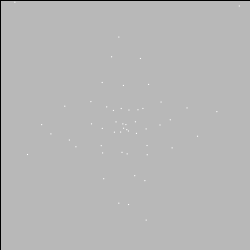
Frame 1 (no input)
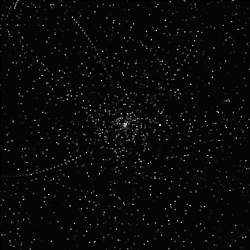
Frame 60 (the mouse pressed at the canvas centre just before this capture)
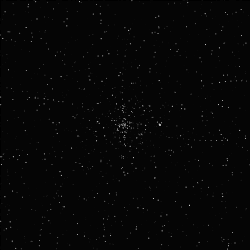
Frame 120 (the mouse held since frame 60 and released just before this capture)

The Processing sketch that drew these frames (run headless with seeded random() and noise(); from frame 60 on, the mouse is pressed at the canvas centre):

// Processing sketch: processing_134190
// ── processing_134190.pde

float resolution;
float radius = 35;
float circleX;
float circleY;
float rotation = 0;
float circles;
float circleW;
float circleH;
float offset;

void setup() {
  size(250, 250);
  //background(255);
  circleX = 0;
  circleY = 0;
}

void draw() {
  fill(0,0,0,25);
  rect(0,0,width,height);
  //background(0);
  translate(width/2, height/2);
  fill(255);
  noStroke();
  //stroke(0);
  offset++;

  resolution = map(sin(offset*0.0005), -1, 1, 50, 200);
  //resolution = 50;
  circles = 400;
  
  //map(sin(offset*0.0005), -1, 1, 50, 200);
  
  circleW = map(sin(offset*0.05), -1, 1, 0.5, 2);
  circleH = map(sin(offset*0.05), -1, 1, 0.5, 2);

  for (int i = 0; i < resolution; i++) {

    float scale = 200;

    float waveAngle = map(i, 0, resolution, 0, TWO_PI * circles); //number of circles
    float waveOffset = sin(waveAngle) * scale;  //scale the -1 to 1 up

    float angle = map(i, 0, resolution, 0, TWO_PI * 156); //multiply for weirdness
    //float angle = map(i, 0, resolution, 0, TWO_PI * mouseX);

    float circleOffsetX = cos(angle) * (radius + waveOffset); //xposition
    float circleOffsetY = sin(angle) * (radius + waveOffset); //yposition

    float x = circleX + circleOffsetX;
    float y = circleY + circleOffsetY;
    
    ellipse(x, y, circleW, circleH);

  }
  //endShape(CLOSE);
}
